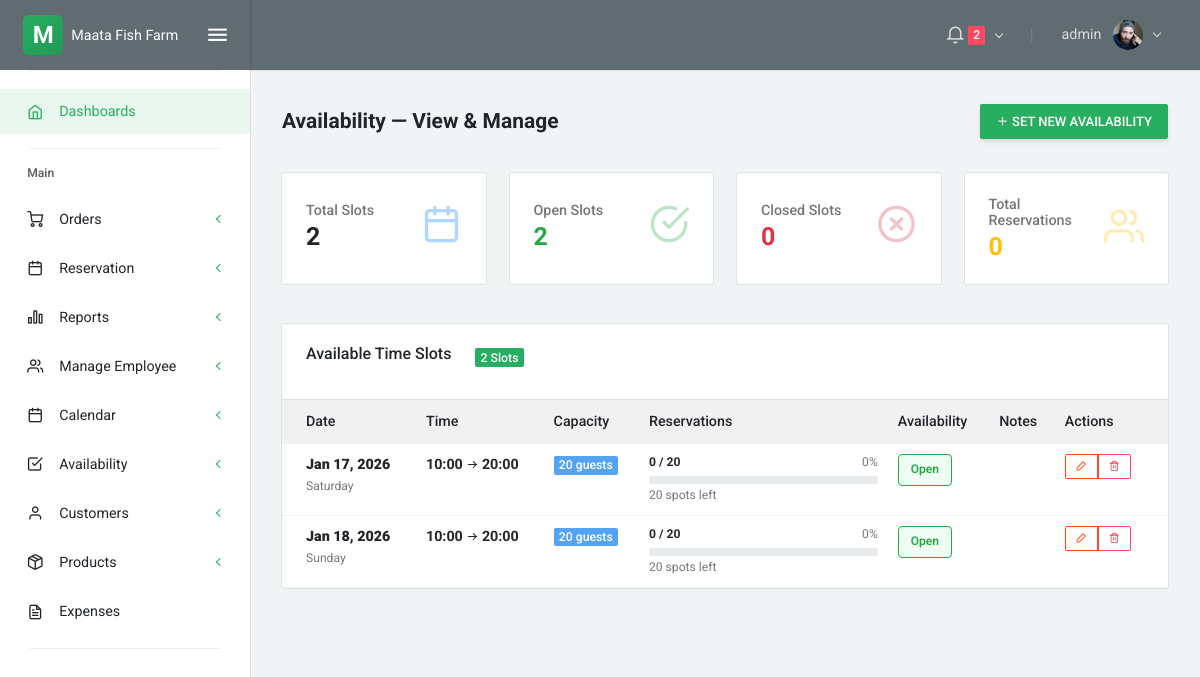
Page /availability_check.php (signed in) on the earlier database version.
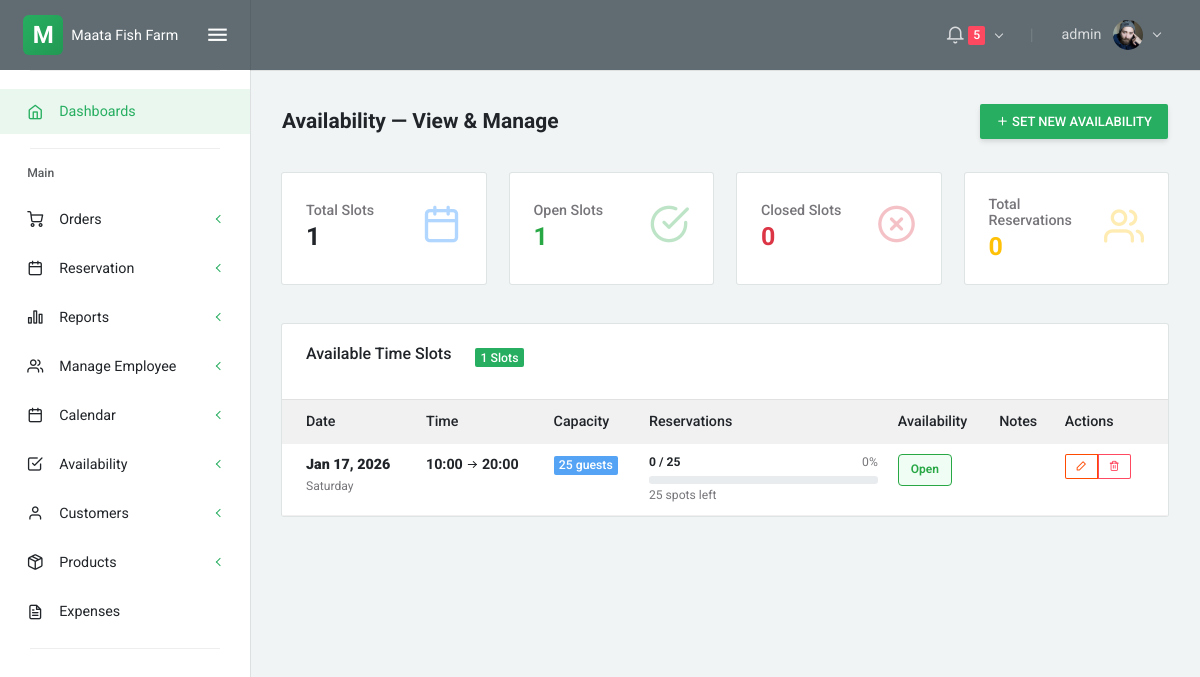
Same page on the later database version.
### tables this page shows
CREATE TABLE `availability` (
  `id` int(11) NOT NULL,
  `available_date` date NOT NULL,
  `available_time_start` time NOT NULL,
  `available_time_end` time NOT NULL,
  `max_capacity` int(11) DEFAULT 50,
  `current_reservations` int(11) DEFAULT 0,
  `is_available` tinyint(1) DEFAULT 1,
  `notes` text DEFAULT NULL,
  `created_at` timestamp NOT NULL DEFAULT current_timestamp(),
  `updated_at` timestamp NOT NULL DEFAULT current_timestamp() ON UPDATE current_timestamp()
);

### availability_check.php (the view, shortened to what the changed rows need)
<?php include 'partials/head.php'; ?>
<?php include 'partials/navbar.php'; ?>
<div class="layout-content">
    <div class="container-fluid flex-grow-1 container-p-y">
        <?php
        require __DIR__ . '/config/db.php';
        $stats_stmt = $conn->prepare('
            SELECT
                COUNT(*) as total_slots,
                SUM(CASE WHEN is_available = 1 THEN 1 ELSE 0 END) as open_slots,
                SUM(CASE WHEN is_available = 0 THEN 1 ELSE 0 END) as closed_slots,
                SUM(max_capacity) as total_capacity,
                SUM(current_reservations) as total_reservations
            FROM availability
            WHERE available_date >= CURDATE()
        ');
        $stats = [];
        if ($stats_stmt) {
            $stats_stmt->execute();
            $stats_res = $stats_stmt->get_result();
            $stats = $stats_res->fetch_assoc() ?? [];
        }
        $availability = [];
        $avail_stmt = $conn->prepare('
            SELECT id, available_date, available_time_start, available_time_end,
                   max_capacity, current_reservations, is_available, notes, created_at
            FROM availability
            WHERE available_date >= CURDATE()
            ORDER BY available_date ASC, available_time_start ASC
        ');
        if ($avail_stmt) {
            $avail_stmt->execute();
            $avail_res = $avail_stmt->get_result();
            while ($row = $avail_res->fetch_assoc()) {
                $availability[] = $row;
            }
        }
        ?>
        <div class="row mb-4">
            <div class="col-lg-3 col-md-6 mb-3">
                <div class="card h-100">
                    <div class="card-body">
                        <div class="d-flex align-items-center">
                            <div class="flex-grow-1">
                                <h6 class="text-muted mb-1">Total Slots</h6>
                                <h3 class="font-weight-bold mb-0"><?php echo $stats['total_slots'] ?? 0; ?></h3>
                            </div>
                        </div>
                    </div>
                </div>
            </div>
            <div class="col-lg-3 col-md-6 mb-3">
                <div class="card h-100">
                    <div class="card-body">
                        <div class="d-flex align-items-center">
                            <div class="flex-grow-1">
                                <h6 class="text-muted mb-1">Open Slots</h6>
                                <h3 class="font-weight-bold mb-0" style="color: #28a745;"><?php echo $stats['open_slots'] ?? 0; ?></h3>
                            </div>
                        </div>
                    </div>
                </div>
            </div>
        </div>
        <div class="card">
            <div class="card-header with-elements">
                <div class="card-header-elements ml-4 mb-2">
                    <span class="badge badge-primary"><?php echo count($availability); ?> Slots</span>
                </div>
            </div>
            <div class="table-responsive">
                <table class="table table-hover mb-0">
                    <thead class="bg-light">
                        <tr>
                            <th>Date</th>
                            <th>Time</th>
                            <th>Capacity</th>
                            <th>Reservations</th>
                            <th>Availability</th>
                            <th>Notes</th>
                            <th>Actions</th>
                        </tr>
                    </thead>
                    <tbody>
                        <?php if (empty($availability)): ?>
                            <tr>
                                <td colspan="7" class="text-center text-muted py-4">
                                    No availability slots set. <a href="availability_set.php">Create one now</a>
                                </td>
                            </tr>
                        <?php else: ?>
                            <?php foreach ($availability as $slot):
                                $date = new DateTime($slot['available_date']);
                                $remaining = $slot['max_capacity'] - $slot['current_reservations'];
                                $usage_percent = ($slot['current_reservations'] / $slot['max_capacity']) * 100;
                                $status_text = $slot['is_available'] ? 'Open' : 'Closed';
                                $status_color = $slot['is_available'] ? '#28a745' : '#dc3545';
                                $status_bg = $slot['is_available'] ? '#f0fdf4' : '#fef2f2';
                            ?>
                            <tr>
                                <td>
                                    <strong><?php echo $date->format('M d, Y'); ?></strong>
                                    <br>
                                    <small class="text-muted"><?php echo $date->format('l'); ?></small>
                                </td>
                                <td>
                                    <span class="font-weight-bold">
                                        <?php echo date('H:i', strtotime($slot['available_time_start'])); ?>
                                        <i class="feather icon-arrow-right" style="font-size: 12px;"></i>
                                        <?php echo date('H:i', strtotime($slot['available_time_end'])); ?>
                                    </span>
                                </td>
                                <td>
                                    <span class="badge badge-info"><?php echo $slot['max_capacity']; ?> guests</span>
                                </td>
                                <td>
                                    <div style="min-width: 200px;">
                                        <div class="d-flex justify-content-between align-items-center mb-1">
                                            <small class="font-weight-bold"><?php echo $slot['current_reservations']; ?> / <?php echo $slot['max_capacity']; ?></small>
                                            <small class="text-muted"><?php echo round($usage_percent); ?>%</small>
                                        </div>
                                        <div class="progress" style="height: 8px;">
                                        </div>
                                        <small class="text-muted"><?php echo $remaining; ?> spots left</small>
                                    </div>
                                </td>
                                <td>
                                    <span style="background-color: <?php echo $status_bg; ?>; color: <?php echo $status_color; ?>; padding: 6px 12px; border-radius: 4px; font-size: 12px; font-weight: 600; display: inline-block; border: 1px solid <?php echo $status_color; ?>;">
                                        <?php echo $status_text; ?>
                                    </span>
                                </td>
                                <td>
                                </td>
                                <td>
                                    <div class="btn-group" role="group">
                                        <button type="button" class="btn btn-sm btn-outline-primary" data-toggle="modal" data-target="#editModal<?php echo $slot['id']; ?>">
                                            <i class="feather icon-edit-2"></i>
                                        </button>
                                        <button type="button" class="btn btn-sm btn-outline-danger" onclick="if(confirm('Delete this availability slot?')) { window.location='handlers/availability_delete.php?id=<?php echo $slot['id']; ?>'; }">
                                            <i class="feather icon-trash-2"></i>
                                        </button>
                                    </div>
                                </td>
                            </tr>
                            <?php endforeach; ?>
                        <?php endif; ?>
                    </tbody>
                </table>
            </div>
        </div>
    </div>
</div>
<?php include 'partials/footer.php'; ?>

### partials/navbar.php (shortened to what the changed rows need)
<?php
require_once __DIR__ . '/../config/db.php';
$pending_count = 0;
$status = 'pending';
$pc_stmt = $conn->prepare('SELECT COUNT(*) as cnt FROM reservations WHERE status = ?');
if ($pc_stmt) {
    $pc_stmt->bind_param('s', $status);
    $pc_stmt->execute();
    $pc_res = $pc_stmt->get_result();
    $pending_count = (int)($pc_res->fetch_assoc()['cnt'] ?? 0);
}
?>
<div class="layout-container">
    <nav class="layout-navbar navbar navbar-expand-lg align-items-lg-center bg-dark container-p-x" id="layout-navbar">
        <div class="navbar-collapse collapse" id="layout-navbar-collapse">
            <div class="navbar-nav align-items-lg-center ml-auto">
                <div class="demo-navbar-notifications nav-item dropdown mr-lg-3">
                    <a class="nav-link dropdown-toggle" href="javascript:void(0);" data-toggle="dropdown" aria-haspopup="true" aria-expanded="false" style="cursor: pointer; pointer-events: auto;">
                        <i class="feather icon-bell navbar-icon align-middle"></i>
                        <?php if ($pending_count > 0): ?>
                        <span class="badge badge-danger"><?php echo $pending_count; ?></span>
                        <?php endif; ?>
                    </a>
                </div>
            </div>
        </div>
    </nav>

Differences in the rows shown:
removed availability: available_date "Jan 18, 2026", available_date "Sunday", available_time_start "10:00", available_time_end "20:00", max_capacity "20", current_reservations "0", is_available "Open"
changed availability "Saturday": max_capacity "20" → "25"
Other differences:
$pending_count: "2" → "5"
$stats['total_slots']: "2" → "1"
$stats['open_slots']: "2" → "1"
count($availability): "2" → "1"
